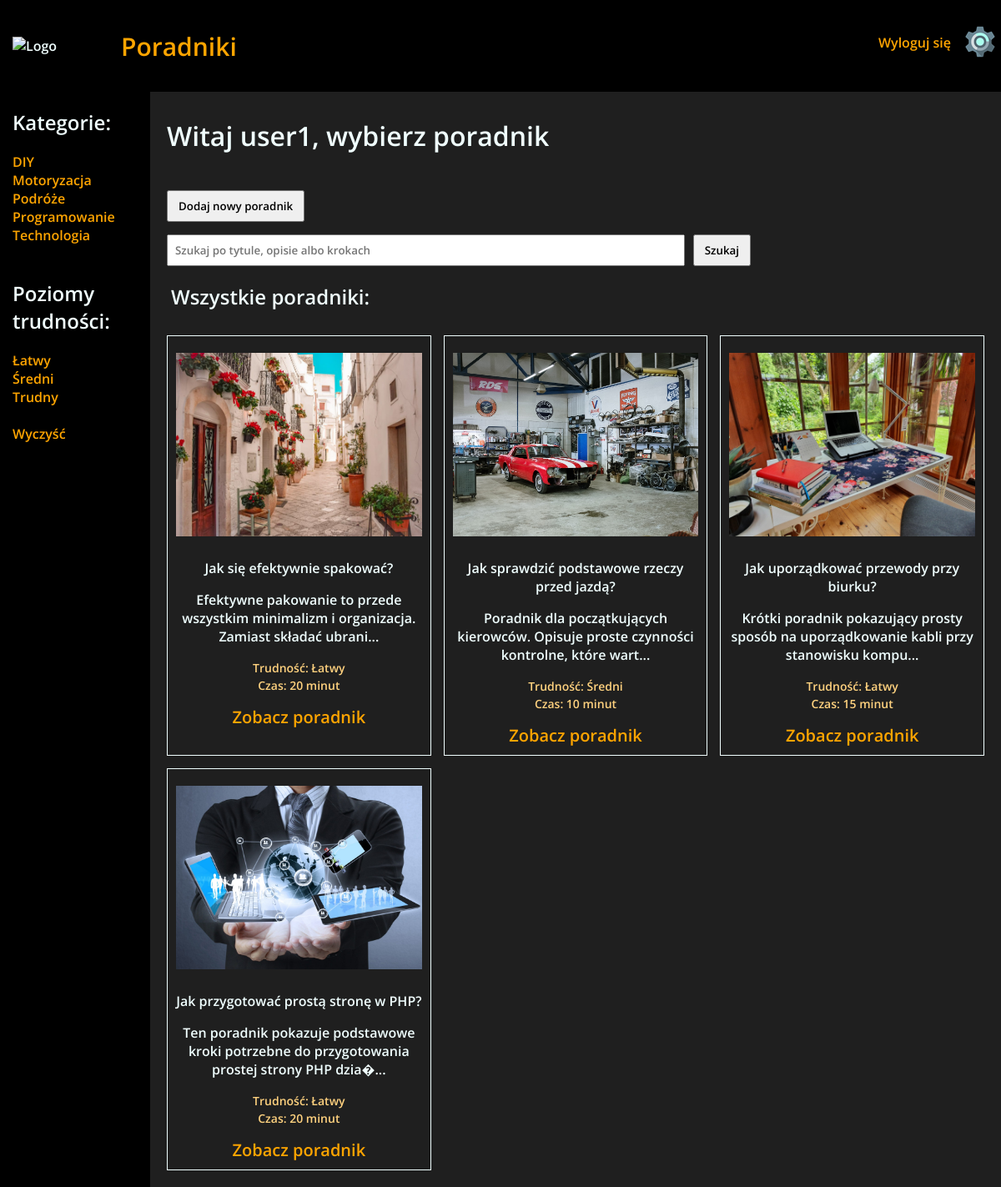
Page /welcome.php (signed in) on the committed database.
### tables this page shows
CREATE TABLE `kategorie` (
  `nazwa_kategorii` varchar(255) NOT NULL
);

CREATE TABLE `posty` (
  `id_posta` int(11) NOT NULL,
  `id_uzytkownika` int(11) DEFAULT NULL,
  `tytul` varchar(255) NOT NULL,
  `tresc` varchar(10000) NOT NULL,
  `kategoria` varchar(255) NOT NULL,
  `data_utworzenia` datetime NOT NULL DEFAULT current_timestamp(),
  `zdjecie` varchar(255) NOT NULL,
  `poziom_trudnosci` varchar(30) NOT NULL,
  `czas_wykonania` varchar(50) NOT NULL
);

### welcome.php (the view, shortened to what this page needs)
<?php
require_once "sesja.php";
$kategorie2 = mysqli_query($polaczenie, "SELECT nazwa_kategorii FROM kategorie ORDER BY nazwa_kategorii");
$kategorie3 = mysqli_fetch_all($kategorie2, MYSQLI_ASSOC);
$wybranakategoria = $_GET['kategoria'] ?? '';
$poziomtrudnosci = $_GET['poziomtrudnosci'] ?? '';
$fraza = trim($_GET['fraza'] ?? '');
$sql = "SELECT DISTINCT posty.* FROM posty INNER JOIN kroki_poradnika ON posty.id_posta = kroki_poradnika.id_posta WHERE 1";
$sql .= " ORDER BY posty.data_utworzenia DESC, posty.id_posta DESC";
$stmt = mysqli_prepare($polaczenie, $sql);
mysqli_stmt_execute($stmt);
$posty2 = mysqli_stmt_get_result($stmt);
$posty3 = mysqli_fetch_all($posty2, MYSQLI_ASSOC);
?>
<!DOCTYPE html>
<html lang="pl">
<head>
    <link rel="stylesheet" href="styl.css?v=<?php echo time(); ?>">
</head>
<body>
    <div id="pasekgorny">
        <img id="logo" src="blogger.png" alt="Logo">
        <a id="index" href="welcome.php">Poradniki</a>
        <a href="logout.php" id="logout">Wyloguj się</a>
        <a href="settings.php"><img src="settings.png" id="settings_icon" alt="settings"></a>
    </div>
    <div id="container">
        <div id="pasekboczny">
            <h2 class="h2onamainmenu">Kategorie:</h2>
            <?php foreach ($kategorie3 as $kategoria): ?>
                <a href="welcome.php?kategoria=<?php echo urlencode($kategoria['nazwa_kategorii']); ?>">
                    <?php echo htmlspecialchars($kategoria['nazwa_kategorii']); ?>
                </a><br>
            <?php endforeach; ?>
            <br>
            <h2 class="h2onamainmenu">Poziomy trudności:</h2>
                <a href="index.php?poziomtrudnosci=Łatwy">
                    Łatwy
                </a><br>
                <a href="index.php?poziomtrudnosci=Średni">
                    Średni
                </a><br>
                <a href="index.php?poziomtrudnosci=Trudny">
                    Trudny
                </a><br>
            <br>
            <a id="reset" href="welcome.php">Wyczyść</a>
        </div>
        <div id="posty">
            <h1>Witaj <b><?php echo htmlspecialchars($_SESSION["username"]); ?></b>, wybierz poradnik</h1>
            <form method="get" action="nowypost.php"><br>
                <input id="dodajpost" type="submit" value="Dodaj nowy poradnik">
            </form>
            <form class="wyszukiwarka" method="get" action="welcome.php">
                <input type="text" name="fraza" placeholder="Szukaj po tytule, opisie albo krokach" value="<?php echo htmlspecialchars($fraza); ?>">
                <button type="submit">Szukaj</button>
            </form>
            <?php if ($wybranakategoria !== ''): ?>
                <h2 class="napisdlapostow">Poradniki z kategorii: <?php echo htmlspecialchars($wybranakategoria); ?></h2>
            <?php elseif ($poziomtrudnosci !== ''): ?>
                <h2 class="napisdlapostow">Poradniki o poziomie trudności: <?php echo htmlspecialchars($poziomtrudnosci); ?></h2>
            <?php else: ?>
                <h2 class="napisdlapostow">Wszystkie poradniki:</h2>
            <?php endif; ?>
            <ul>
                <?php foreach ($posty3 as $post): ?>
                    <?php $czescopisu = substr($post['tresc'], 0, 90) . '...'; ?>
                    <li>
                        <img src="<?php echo htmlspecialchars($post['zdjecie']); ?>" alt="Zdjęcie poradnika">
                        <br><br>
                        <strong><?php echo htmlspecialchars($post['tytul']); ?></strong>
                        <p><?php echo htmlspecialchars($czescopisu); ?></p>
                        <p class="meta-poradnik">
                            Trudność: <?php echo htmlspecialchars($post['poziom_trudnosci'] ?? 'brak'); ?><br>
                            Czas: <?php echo htmlspecialchars($post['czas_wykonania'] ?? 'brak'); ?>
                        </p>
                        <a href="post.php?id=<?php echo (int)$post['id_posta']; ?>">Zobacz poradnik</a>
                    </li>
                <?php endforeach; ?>
            </ul>
        </div>
    </div>
</body>
</html>

### styl.css (style rules this page uses)
* { font-family: "Open Sans", sans-serif; font-optical-sizing: auto; font-weight: 600; font-style: normal; font-variation-settings: "wdth" 100; }
body { background-color: #1f1f1f; margin: 0; color: azure; }
#container { display: flex; min-height: 100vh; }
#pasekboczny { background-color: black; width: 15%; }
#pasekboczny h2 { color: azure; margin-left: 15px; }
#pasekboczny a { margin-left: 15px; }
.napisdlapostow { color: azure; margin-left: 15px; }
#pasekgorny { background-color: black; height: 110px; }
#pasekgorny #logo { width: 125px; height: 100px; }
#posty { width: 85%; }
#posty img { width: 400px; height: 300px; margin-top: 10px; }
#posty ul { padding: 0; margin: 0; }
#posty li { display: inline-block; width: 400px; margin-left: 15px; margin-top: 10px; padding: 10px; text-align: center; vertical-align: top; border: 1px solid azure; }
#posty a { font-size: 20px; }
#posty h1 { margin-left: 10px; }
a { color: orange; text-decoration: none; }
#kategorie, #submit, #reset, #dodajpost { margin-left: 10px; }
#login1, #login2, #settings_icon, #logout { font-size: 16px !important; position: absolute !important; }
#index { font-size: 30px; position: absolute; top: 30px; }
#logout { right: 60px; top: 40px; }
#settings_icon { right: 5px; top: 30px; }
html { box-sizing: border-box; }
*, *::before, *::after { box-sizing: inherit; }
img { max-width: 100%; }
#pasekgorny { position: relative; display: flex; align-items: center; gap: 20px; padding: 5px 15px; }
#posty { padding: 10px; }
#posty ul { display: grid; grid-template-columns: repeat(auto-fit, minmax(260px, 1fr)); gap: 15px; padding: 10px; }
#posty li { display: block; width: 100%; margin: 0; }
#posty img { width: 100%; height: 220px; object-fit: cover; }
.wyszukiwarka { display: flex; gap: 10px; margin: 15px 10px; max-width: 700px; }
.wyszukiwarka input[type="text"] { flex: 1; min-width: 180px; padding: 8px; }
.wyszukiwarka button, #dodajpost, #dodajpost2, #dodanie_komentarza, .like-section button, input[type="submit"], input[type="reset"], button { padding: 8px 12px; cursor: pointer; }
#pasekgorny { min-height: 110px; height: auto; }
#pasekgorny #logo { width: 100px; height: auto; flex-shrink: 0; }
#index { position: static !important; font-size: 30px; margin-left: 10px; white-space: nowrap; flex-shrink: 0; }
.meta-poradnik { color: #ffd27f; font-size: 14px; line-height: 1.5; }

### rows in the picture
kategorie: nazwa_kategorii "DIY"
kategorie: nazwa_kategorii "Motoryzacja"
kategorie: nazwa_kategorii "Podróże"
kategorie: nazwa_kategorii "Programowanie"
kategorie: nazwa_kategorii "Technologia"
posty: zdjecie (picture), tytul "Jak się efektywnie spakować?", tresc "Efektywne pakowanie to przede wszystkim minimalizm i organizacja. Zamiast składać ubrani...", poziom_trudnosci "Łatwy", czas_wykonania "20 minut"
posty: zdjecie (picture), tytul "Jak sprawdzić podstawowe rzeczy przed jazdą?", tresc "Poradnik dla początkujących kierowców. Opisuje proste czynności kontrolne, które wart...", poziom_trudnosci "Średni", czas_wykonania "10 minut"
posty: zdjecie (picture), tytul "Jak uporządkować przewody przy biurku?", tresc "Krótki poradnik pokazujący prosty sposób na uporządkowanie kabli przy stanowisku kompu...", poziom_trudnosci "Łatwy", czas_wykonania "15 minut"
posty: zdjecie (picture), tytul "Jak przygotować prostą stronę w PHP?", tresc "Ten poradnik pokazuje podstawowe kroki potrzebne do przygotowania prostej strony PHP dzia�...", poziom_trudnosci "Łatwy", czas_wykonania "20 minut"

### other values in the picture
$_SESSION["username"] "user1"
